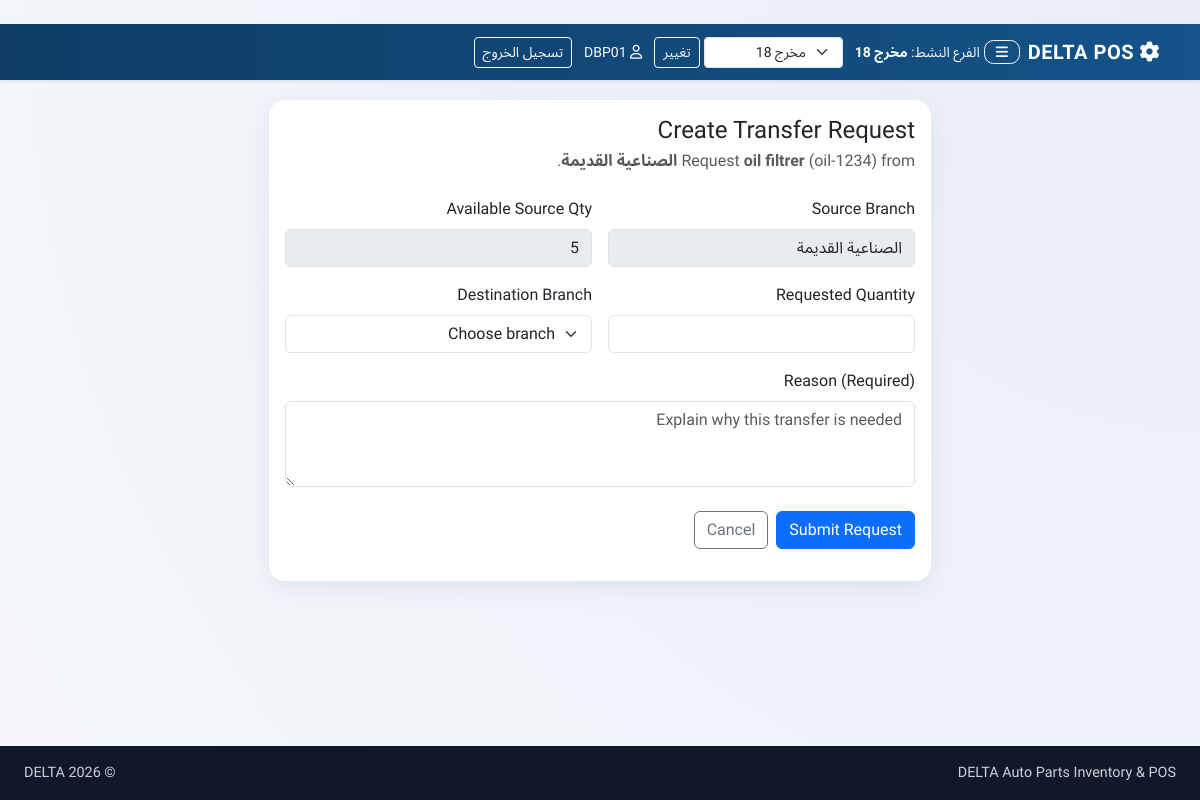
Screenshot of /inventory/transfers/create/2/ (signed in) with the database file from the repository.
### inventory/models.py (models this page shows, shortened)
class Branch(models.Model):
    name = models.CharField(max_length=50)
    code = models.CharField(max_length=10, unique=True)

class Stock(models.Model):
    part = models.ForeignKey(Part, on_delete=models.CASCADE)
    branch = models.ForeignKey(Branch, on_delete=models.CASCADE)
    quantity = models.PositiveIntegerField(default=0)
    min_stock_level = models.PositiveIntegerField(default=0)
    location_in_warehouse = models.CharField(max_length=50, blank=True)
    class Meta:
        unique_together = ('part', 'branch')
        indexes = [
            models.Index(fields=["branch", "quantity"]),
        ]

class Part(models.Model):
    name = models.CharField(max_length=200)
    part_number = models.CharField(max_length=100, unique=True)
    barcode = models.CharField(max_length=100, blank=True, null=True)
    category = models.ForeignKey(Category, on_delete=models.SET_NULL, null=True)
    description = models.TextField(blank=True)
    image = models.ImageField(upload_to='parts_images/', blank=True, null=True)
    cost_price = models.DecimalField(
        max_digits=10,
        decimal_places=2,
        validators=[MinValueValidator(Decimal("0.00"))],
    )
    selling_price = models.DecimalField(
        max_digits=10,
        decimal_places=2,
        validators=[MinValueValidator(Decimal("0.00"))],
    )
    compatible_vehicles = models.ManyToManyField(Vehicle, blank=True)

### inventory/views.py (the view, shortened to what this page needs)
# urls.py: path("transfers/create/<int:stock_id>/", views.transfer_create_from_stock, name="transfer_create_from_stock"),
@login_required
@active_branch_required
def transfer_create_from_stock(request, stock_id: int):
    stock = get_object_or_404(Stock.objects.select_related("part", "branch"), id=stock_id)
    profile = _get_or_create_profile(request.user)
    is_admin = is_admin_user(request.user)
    if not _can_request_transfer(request.user):
        return HttpResponseForbidden("You do not have permission to create transfer requests.")
    if not is_admin and not profile.branch:
        messages.error(request, "Your account has no branch assigned.")
        return redirect("part_search")
    destination_branches = Branch.objects.all().order_by("name") if is_admin else [profile.branch] if profile.branch else []
    return render(
        request,
        "inventory/transfer_create.html",
        {
            "stock": stock,
            "destination_branches": destination_branches,
            "is_admin": is_admin,
            "active_branch": request.active_branch,
        },
    )

### inventory/views.py (called while the page is built)
def _active_branch_for_request(request) -> Branch | None:
    cached = getattr(request, _ACTIVE_BRANCH_CACHE_ATTR, _ACTIVE_BRANCH_UNSET)
    if cached is not _ACTIVE_BRANCH_UNSET:
        return cached
    profile = _get_or_create_profile(request.user)
    if is_admin_user(request.user):
        branch_raw = request.session.get(ACTIVE_BRANCH_SESSION_KEY)
        try:
            branch_id = int(branch_raw)
        except (TypeError, ValueError):
            branch_id = None
        branch = Branch.objects.filter(id=branch_id).first() if branch_id else None
    else:
        branch = profile.branch
    setattr(request, _ACTIVE_BRANCH_CACHE_ATTR, branch)
    return branch

def active_branch_required(view_func):
    @wraps(view_func)
    def _wrapped(request, *args, **kwargs):
        branch = _active_branch_for_request(request)
        if branch is None:
            messages.error(request, "يجب اختيار الفرع النشط أولاً قبل تنفيذ العملية.")
            return redirect(_safe_next_url(request, "part_search"))
        request.active_branch = branch
        return view_func(request, *args, **kwargs)
    return _wrapped

def _get_or_create_profile(user) -> UserProfile:
    default_role = UserProfile.Roles.ADMIN if user.is_superuser else UserProfile.Roles.CASHIER
    profile, _ = UserProfile.objects.select_related("branch").get_or_create(
        user=user,
        defaults={"role": default_role},
    )
    return profile

def is_admin_user(user) -> bool:
    if not user.is_authenticated:
        return False
    if user.is_superuser:
        return True
    profile = _get_or_create_profile(user)
    return profile.role == UserProfile.Roles.ADMIN or user.groups.filter(name="admin").exists()

def _can_request_transfer(user) -> bool:
    if not user.is_authenticated:
        return False
    if is_admin_user(user):
        return True
    profile = _get_or_create_profile(user)
    return profile.role in {UserProfile.Roles.CASHIER, UserProfile.Roles.MANAGER}

### inventory/templates/inventory/transfer_create.html (shortened to what this page needs)
{% extends 'inventory/base.html' %}
{% block content %}
<div class="container-fluid px-3 px-lg-4">
    <div class="row justify-content-center">
        <div class="col-lg-7">
            <div class="card delta-card">
                <div class="card-body">
                    <h1 class="h4 mb-1">Create Transfer Request</h1>
                    <p class="text-muted mb-4">
                        Request <strong>{{ stock.part.name }}</strong> ({{ stock.part.part_number }}) from
                        <strong>{{ stock.branch.name }}</strong>.
                    </p>
                    <form method="post">
                        <div class="row g-3">
                            <div class="col-md-6">
                                <label class="form-label">Source Branch</label>
                                <input type="text" class="form-control" value="{{ stock.branch.name }}" disabled>
                            </div>
                            <div class="col-md-6">
                                <label class="form-label">Available Source Qty</label>
                                <input type="text" class="form-control" value="{{ stock.quantity }}" disabled>
                            </div>
                            <div class="col-md-6">
                                <label class="form-label">Requested Quantity</label>
                                <input type="number" min="1" name="quantity" class="form-control" required>
                            </div>
                            <div class="col-md-6">
                                <label class="form-label">Destination Branch</label>
                                {% if is_admin %}
                                    <select name="destination_branch" class="form-select" required>
                                        <option value="">Choose branch</option>
                                    </select>
                                {% else %}
                                    <input type="text" class="form-control" value="{{ active_branch.name|default:'-' }}" disabled>
                                {% endif %}
                            </div>
                            <div class="col-12">
                                <label class="form-label">Reason (Required)</label>
                                <textarea name="notes" rows="3" class="form-control" placeholder="Explain why this transfer is needed" required></textarea>
                            </div>
                        </div>
                        <div class="d-flex gap-2 mt-4">
                            <button class="btn btn-primary" type="submit">Submit Request</button>
                            <a href="{% url 'transfer_list' %}" class="btn btn-outline-secondary">Cancel</a>
                        </div>
                    </form>
                </div>
            </div>
        </div>
    </div>
</div>
{% endblock %}

### inventory/templates/inventory/base.html (shortened to what this page needs)
﻿{% load static i18n %}
<!doctype html>
<html lang="{{ LANGUAGE_CODE|default:'ar' }}" dir="{% if LANGUAGE_CODE == 'ar' %}rtl{% else %}ltr{% endif %}">
<head>
    <link href="https://cdn.jsdelivr.net/npm/bootstrap@5.3.3/dist/css/bootstrap.min.css" rel="stylesheet">
    <link rel="stylesheet" href="https://cdnjs.cloudflare.com/ajax/libs/font-awesome/6.5.2/css/all.min.css">
</head>
<body>
<nav class="navbar navbar-expand-lg navbar-dark shadow-sm">
    <div class="container-fluid px-3 px-lg-4">
        <div class="d-flex align-items-center gap-2">
            <a class="navbar-brand mb-0" href="{% url 'part_search' %}">
                <i class="fa-solid fa-gear"></i>
                DELTA POS
            </a>
            {% if user.is_authenticated %}
                <button
                    id="deltaMenuToggle"
                    class="btn btn-sm btn-outline-light delta-menu-btn"
                    type="button"
                    aria-controls="deltaNavPanel"
                    aria-expanded="false"
                    aria-label="Toggle navigation menu"
                >
                    <i class="fa-solid fa-bars"></i>
                </button>
            {% endif %}
        </div>
        {% if user.is_authenticated %}
            <div class="ms-auto d-flex align-items-center justify-content-end flex-wrap gap-2">
                <span class="text-light small px-1">
                    الفرع النشط:
                    <strong>{{ nav_active_branch.name|default:"غير محدد" }}</strong>
                </span>
                {% if nav_is_admin %}
                    <form method="post" action="{% url 'set_active_branch' %}" class="d-flex align-items-center gap-1 m-0">
                        <select name="active_branch" class="form-select form-select-sm">
                            {% for branch in nav_branch_options %}
                                <option value="{{ branch.id }}" {% if nav_active_branch and nav_active_branch.id == branch.id %}selected{% endif %}>{{ branch.name }}</option>
                            {% endfor %}
                        </select>
                        <button class="btn btn-sm btn-outline-light" type="submit">تغيير</button>
                    </form>
                {% endif %}
                <span class="text-light small px-1">
                    <i class="fa-regular fa-user"></i>
                    {{ user.username }}
                </span>
                <form method="post" action="{% url 'logout' %}" class="m-0">
                    <button class="btn btn-sm btn-outline-light" type="submit">تسجيل الخروج</button>
                </form>
            </div>
        {% endif %}
    </div>
</nav>
<main>
    <div class="content-shell">
        {% block content %}{% endblock %}
    </div>
</main>
<footer>
    <div class="container-fluid px-3 px-lg-4 d-flex flex-column flex-md-row justify-content-between">
        <span>DELTA Auto Parts Inventory & POS</span>
        <span>© {% now "Y" %} DELTA</span>
    </div>
</footer>
</body>
</html>

### rows the page displays
Branch: name "مخرج 18"
Stock: part.name "oil filtrer", part.part_number "oil-1234", branch.name "الصناعية القديمة", quantity "5"

### other values shown
{{ user.username }} "DBP01"
form field active_branch "مخرج 18"
